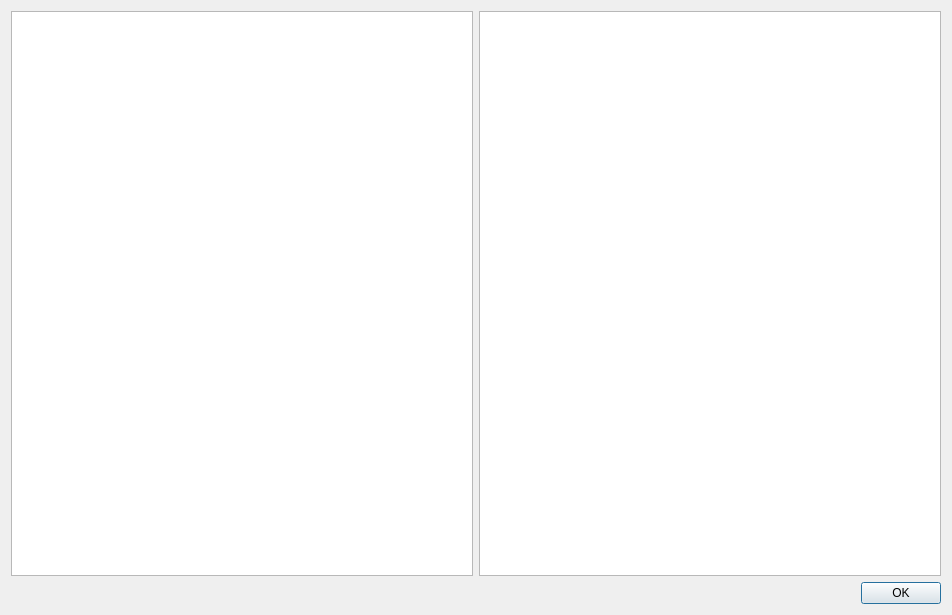
<?xml version="1.0" encoding="UTF-8"?>
<ui version="4.0">
 <class>VersionDialog</class>
 <widget class="QDialog" name="VersionDialog">
  <property name="geometry">
   <rect>
    <x>0</x>
    <y>0</y>
    <width>952</width>
    <height>615</height>
   </rect>
  </property>
  <property name="windowTitle">
   <string>Versions on your ownCloud server</string>
  </property>
  <layout class="QGridLayout" name="gridLayout">
   <item row="1" column="0">
    <widget class="QDialogButtonBox" name="buttonBox">
     <property name="orientation">
      <enum>Qt::Horizontal</enum>
     </property>
     <property name="standardButtons">
      <set>QDialogButtonBox::Ok</set>
     </property>
    </widget>
   </item>
   <item row="0" column="0">
    <layout class="QHBoxLayout" name="horizontalLayout">
     <item>
      <widget class="QListWidget" name="versionListWidget"/>
     </item>
     <item>
      <widget class="QTextBrowser" name="diffBrowser">
       <property name="styleSheet">
        <string notr="true"/>
       </property>
       <property name="html">
        <string>&lt;!DOCTYPE HTML PUBLIC &quot;-//W3C//DTD HTML 4.0//EN&quot; &quot;http://www.w3.org/TR/REC-html40/strict.dtd&quot;&gt;
&lt;html&gt;&lt;head&gt;&lt;meta name=&quot;qrichtext&quot; content=&quot;1&quot; /&gt;&lt;style type=&quot;text/css&quot;&gt;
p, li { white-space: pre-wrap; }
&lt;/style&gt;&lt;/head&gt;&lt;body style=&quot; font-family:'Sans Serif'; font-size:9pt; font-weight:400; font-style:normal;&quot;&gt;
&lt;p style=&quot;-qt-paragraph-type:empty; margin-top:0px; margin-bottom:0px; margin-left:0px; margin-right:0px; -qt-block-indent:0; text-indent:0px;&quot;&gt;&lt;br /&gt;&lt;/p&gt;&lt;/body&gt;&lt;/html&gt;</string>
       </property>
      </widget>
     </item>
    </layout>
   </item>
  </layout>
 </widget>
 <resources/>
 <connections>
  <connection>
   <sender>buttonBox</sender>
   <signal>accepted()</signal>
   <receiver>VersionDialog</receiver>
   <slot>accept()</slot>
   <hints>
    <hint type="sourcelabel">
     <x>248</x>
     <y>254</y>
    </hint>
    <hint type="destinationlabel">
     <x>157</x>
     <y>274</y>
    </hint>
   </hints>
  </connection>
  <connection>
   <sender>buttonBox</sender>
   <signal>rejected()</signal>
   <receiver>VersionDialog</receiver>
   <slot>reject()</slot>
   <hints>
    <hint type="sourcelabel">
     <x>316</x>
     <y>260</y>
    </hint>
    <hint type="destinationlabel">
     <x>286</x>
     <y>274</y>
    </hint>
   </hints>
  </connection>
 </connections>
</ui>
